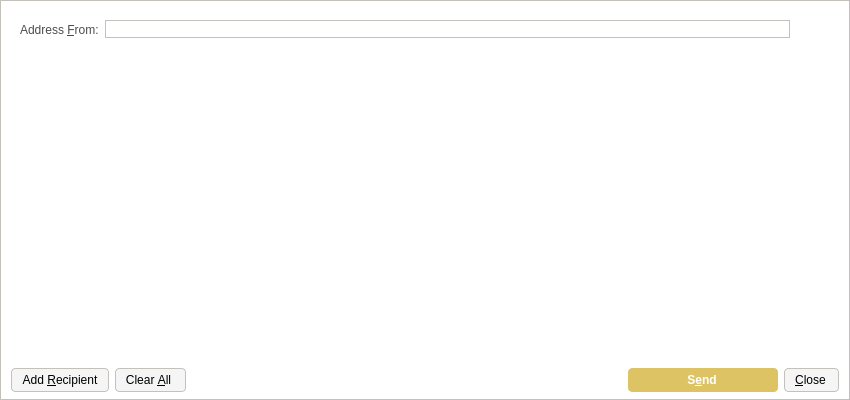
<?xml version="1.0" encoding="UTF-8"?>
<ui version="4.0">
 <class>SendMessagesDialog</class>
 <widget class="QDialog" name="SendMessagesDialog">
  <property name="geometry">
   <rect>
    <x>0</x>
    <y>0</y>
    <width>850</width>
    <height>400</height>
   </rect>
  </property>
  <property name="windowTitle">
   <string>Send Messages</string>
  </property>
  <property name="styleSheet">
   <string notr="true">background-color: rgb(255, 255, 255);
border: 1px solid #c4c1bd;</string>
  </property>
  <layout class="QVBoxLayout" name="verticalLayout" stretch="0,1,0">
   <property name="bottomMargin">
    <number>8</number>
   </property>
   <item>
    <widget class="QFrame" name="frameAddressFrom">
     <property name="sizePolicy">
      <sizepolicy hsizetype="Expanding" vsizetype="Expanding">
       <horstretch>0</horstretch>
       <verstretch>0</verstretch>
      </sizepolicy>
     </property>
     <property name="maximumSize">
      <size>
       <width>16777215</width>
       <height>16777215</height>
      </size>
     </property>
     <property name="styleSheet">
      <string notr="true">border: 0;</string>
     </property>
     <property name="frameShape">
      <enum>QFrame::StyledPanel</enum>
     </property>
     <property name="frameShadow">
      <enum>QFrame::Sunken</enum>
     </property>
     <layout class="QHBoxLayout" name="horizontalLayout_3">
      <item>
       <widget class="QLabel" name="addressFromLabel">
        <property name="styleSheet">
         <string notr="true">color: #4c4c4c;
border: 0;</string>
        </property>
        <property name="text">
         <string>Address &amp;From:</string>
        </property>
        <property name="buddy">
         <cstring>addressFrom</cstring>
        </property>
       </widget>
      </item>
      <item>
       <layout class="QHBoxLayout" name="horizontalLayout_4">
        <property name="spacing">
         <number>1</number>
        </property>
        <item>
         <widget class="QValidatedLineEdit" name="addressFrom">
          <property name="styleSheet">
           <string notr="true">border: 1px solid #c4c1bd;</string>
          </property>
         </widget>
        </item>
        <item>
         <widget class="QToolButton" name="addressBookButton">
          <property name="toolTip">
           <string>Choose address from address book</string>
          </property>
          <property name="styleSheet">
           <string notr="true">border: 0;</string>
          </property>
          <property name="text">
           <string/>
          </property>
          <property name="icon">
           <iconset resource="../bitcoin.qrc">
            <normaloff>:/icons/address-book</normaloff>:/icons/address-book</iconset>
          </property>
          <property name="shortcut">
           <string>Alt+A</string>
          </property>
         </widget>
        </item>
        <item>
         <widget class="QToolButton" name="pasteButton">
          <property name="toolTip">
           <string>Paste address from clipboard</string>
          </property>
          <property name="styleSheet">
           <string notr="true">border: 0;</string>
          </property>
          <property name="text">
           <string/>
          </property>
          <property name="icon">
           <iconset resource="../bitcoin.qrc">
            <normaloff>:/icons/editpaste</normaloff>:/icons/editpaste</iconset>
          </property>
          <property name="shortcut">
           <string>Alt+P</string>
          </property>
         </widget>
        </item>
       </layout>
      </item>
     </layout>
    </widget>
   </item>
   <item>
    <widget class="QScrollArea" name="scrollArea">
     <property name="styleSheet">
      <string notr="true">border: 0;</string>
     </property>
     <property name="widgetResizable">
      <bool>true</bool>
     </property>
     <widget class="QWidget" name="scrollAreaWidgetContents">
      <property name="geometry">
       <rect>
        <x>0</x>
        <y>0</y>
        <width>832</width>
        <height>301</height>
       </rect>
      </property>
      <property name="styleSheet">
       <string notr="true">border: 0;</string>
      </property>
      <layout class="QVBoxLayout" name="verticalLayout_2">
       <property name="leftMargin">
        <number>0</number>
       </property>
       <property name="topMargin">
        <number>0</number>
       </property>
       <property name="rightMargin">
        <number>0</number>
       </property>
       <property name="bottomMargin">
        <number>0</number>
       </property>
       <item>
        <layout class="QVBoxLayout" name="entries">
         <property name="spacing">
          <number>6</number>
         </property>
        </layout>
       </item>
      </layout>
     </widget>
    </widget>
   </item>
   <item>
    <layout class="QHBoxLayout" name="horizontalLayout">
     <item>
      <widget class="QPushButton" name="addButton">
       <property name="toolTip">
        <string>Send to multiple recipients at once</string>
       </property>
       <property name="styleSheet">
        <string notr="true">background-color: rgb(245, 245, 245);
border-radius: 4px;
border: 1px solid #c4c1bd;
font-weight: 400;
padding: 4px;
padding-left: 10px;
padding-right: 10px;
icon-size: 0;</string>
       </property>
       <property name="text">
        <string>Add &amp;Recipient</string>
       </property>
       <property name="icon">
        <iconset resource="../bitcoin.qrc">
         <normaloff>:/icons/add</normaloff>:/icons/add</iconset>
       </property>
       <property name="autoDefault">
        <bool>false</bool>
       </property>
      </widget>
     </item>
     <item>
      <widget class="QPushButton" name="clearButton">
       <property name="sizePolicy">
        <sizepolicy hsizetype="Minimum" vsizetype="Fixed">
         <horstretch>0</horstretch>
         <verstretch>0</verstretch>
        </sizepolicy>
       </property>
       <property name="toolTip">
        <string>Remove all transaction fields</string>
       </property>
       <property name="styleSheet">
        <string notr="true">background-color: rgb(245, 245, 245);
border-radius: 4px;
border: 1px solid #c4c1bd;
font-weight: 400;
padding: 4px;
padding-left: 10px;
padding-right: 14px;
icon-size: 0;</string>
       </property>
       <property name="text">
        <string>Clear &amp;All</string>
       </property>
       <property name="icon">
        <iconset resource="../bitcoin.qrc">
         <normaloff>:/icons/remove</normaloff>:/icons/remove</iconset>
       </property>
       <property name="autoRepeatDelay">
        <number>300</number>
       </property>
       <property name="autoDefault">
        <bool>false</bool>
       </property>
      </widget>
     </item>
     <item>
      <spacer name="horizontalSpacer">
       <property name="orientation">
        <enum>Qt::Horizontal</enum>
       </property>
       <property name="sizeHint" stdset="0">
        <size>
         <width>40</width>
         <height>20</height>
        </size>
       </property>
      </spacer>
     </item>
     <item>
      <widget class="QPushButton" name="sendButton">
       <property name="minimumSize">
        <size>
         <width>150</width>
         <height>0</height>
        </size>
       </property>
       <property name="toolTip">
        <string>Confirm the send action</string>
       </property>
       <property name="styleSheet">
        <string notr="true">background-color: rgb(221, 195, 99);
color: rgb(255, 255, 255);
border-radius: 4px;
border-color:  rgb(221, 195, 99);
font-weight: 600;
padding: 4px;
padding-left: 10px;
padding-right: 12px;
icon-size: 0;</string>
       </property>
       <property name="text">
        <string>S&amp;end</string>
       </property>
       <property name="default">
        <bool>true</bool>
       </property>
      </widget>
     </item>
     <item>
      <widget class="QPushButton" name="closeButton">
       <property name="styleSheet">
        <string notr="true">background-color: rgb(245, 245, 245);
border-radius: 4px;
border: 1px solid #c4c1bd;
font-weight: 400;
padding: 4px;
padding-left: 10px;
padding-right: 12px;
icon-size: 0;</string>
       </property>
       <property name="text">
        <string>&amp;Close</string>
       </property>
       <property name="icon">
        <iconset resource="../bitcoin.qrc">
         <normaloff>:/icons/quit</normaloff>:/icons/quit</iconset>
       </property>
      </widget>
     </item>
    </layout>
   </item>
  </layout>
 </widget>
 <customwidgets>
  <customwidget>
   <class>QValidatedLineEdit</class>
   <extends>QLineEdit</extends>
   <header>qvalidatedlineedit.h</header>
  </customwidget>
 </customwidgets>
 <resources>
  <include location="../bitcoin.qrc"/>
 </resources>
 <connections/>
</ui>
